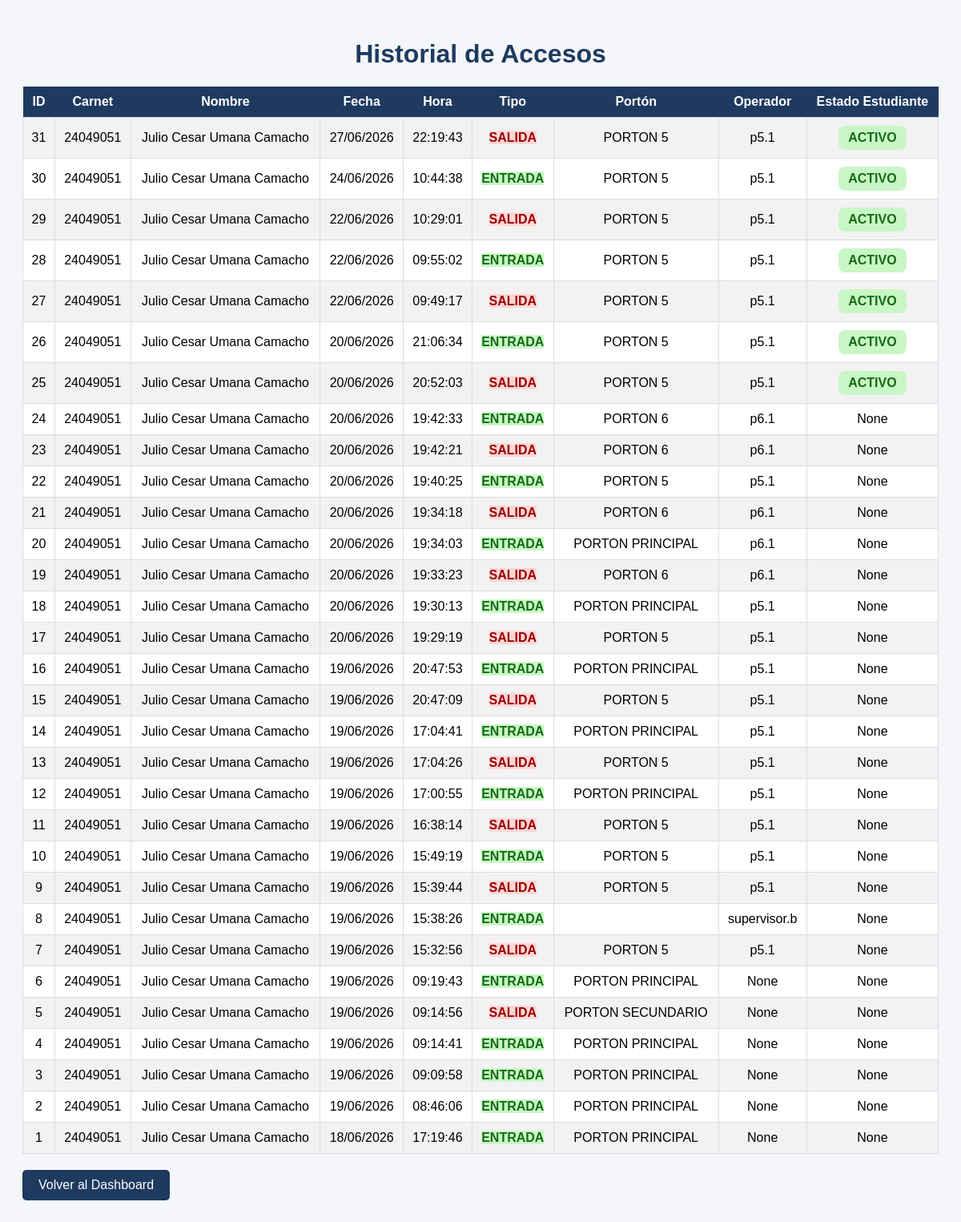
The page /ver_registros (signed in) on the database its author committed.
### tables this page shows
CREATE TABLE registros(

    id INTEGER PRIMARY KEY AUTOINCREMENT,

    carnet TEXT,

    nombre TEXT,

    fecha TEXT,

    hora TEXT,

    tipo_acceso TEXT,

    porton TEXT

, usuario_operador TEXT, estado_estudiante TEXT);

### app.py (the view)
@app.route('/ver_registros')
def ver_registros():
    if 'usuario' not in session:
        return redirect('/')
    conexion = sqlite3.connect(
        os.path.join(BASE_DIR,"control_acceso.db")
    )
    cursor = conexion.cursor()
    rol = session.get("rol")
    if rol == "GUARDA":
        cursor.execute("""
            SELECT *
            FROM registros
            WHERE porton=?
            ORDER BY id DESC
        """,
        (
            session.get("porton"),
        ))
    elif rol == "SUPERVISOR":
        cursor.execute("""
            SELECT *
            FROM registros
            ORDER BY id DESC
        """)
    else:
        cursor.execute("""
            SELECT *
            FROM registros
            ORDER BY id DESC
        """)
    registros = cursor.fetchall()
    conexion.close()
    return render_template(
        "registros.html",
        registros=registros
    )

### templates/registros.html (shortened to what this page needs)
<!DOCTYPE html>
<html lang="es">
<head>
</head>
<body>
<h1>
Historial de Accesos
</h1>
<table>
<tr>
<th>ID</th>
<th>Carnet</th>
<th>Nombre</th>
<th>Fecha</th>
<th>Hora</th>
<th>Tipo</th>
<th>Portón</th>
<th>Operador</th>
<th>Estado Estudiante</th>
</tr>
{% for registro in registros %}
<tr>
<td>
{{ registro[0] }}
</td>
<td>
{{ registro[1] }}
</td>
<td>
{{ registro[2] }}
</td>
<td>
{{ registro[3] }}
</td>
<td>
{{ registro[4] }}
</td>
<td>
{% if registro[5] == "ENTRADA" %}
<span class="entrada">
ENTRADA
</span>
{% else %}
<span class="salida">
SALIDA
</span>
{% endif %}
</td>
<td>
{{ registro[6] }}
</td>
<td>
{{ registro[7] }}
</td>
<td>
{% if registro[8] == "ACTIVO" %}
<span class="estado activo">
ACTIVO
</span>
{% elif registro[8] == "EGRESADO" %}
<span class="estado egresado">
EGRESADO
</span>
{% elif registro[8] == "SIN_MATRICULA" %}
<span class="estado sin_matricula">
SIN MATRÍCULA
</span>
{% elif registro[8] == "EXPULSADO" %}
<span class="estado expulsado">
EXPULSADO
</span>
{% else %}
{{ registro[8] }}
{% endif %}
</td>
</tr>
{% endfor %}
</table>
<a href="/dashboard">
Volver al Dashboard
</a>
</body>
</html>

### templates/registros.html (style rules this page uses)
body { font-family:Arial,sans-serif; background:#f4f6f9; padding:20px; }
h1 { text-align:center; color:#1e3a5f; }
table { width:100%; border-collapse:collapse; background:white; }
th { background:#1e3a5f; color:white; padding:10px; }
td { padding:10px; border:1px solid #ddd; text-align:center; }
tr:nth-child(even) { background:#f2f2f2; }
.estado { padding:6px 12px; border-radius:8px; font-weight:bold; display:inline-block; }
.activo { background:#c8f7c5; color:#146b14; }
.entrada { background:#c8f7c5; color:#146b14; font-weight:bold; }
.salida { background:#ffd6d6; color:#9b0000; font-weight:bold; }
a { display:inline-block; margin-top:20px; background:#1e3a5f; color:white; padding:10px 20px; text-decoration:none; border-radius:5px; }

### rows shown on the page
registros: id "31", carnet "24049051", nombre "Julio Cesar Umana Camacho", fecha "27/06/2026", hora "22:19:43", tipo_acceso "SALIDA", porton "PORTON 5", usuario_operador "p5.1", estado_estudiante "ACTIVO"
registros: id "30", carnet "24049051", nombre "Julio Cesar Umana Camacho", fecha "24/06/2026", hora "10:44:38", tipo_acceso "ENTRADA", porton "PORTON 5", usuario_operador "p5.1", estado_estudiante "ACTIVO"
registros: id "29", carnet "24049051", nombre "Julio Cesar Umana Camacho", fecha "22/06/2026", hora "10:29:01", tipo_acceso "SALIDA", porton "PORTON 5", usuario_operador "p5.1", estado_estudiante "ACTIVO"
registros: id "28", carnet "24049051", nombre "Julio Cesar Umana Camacho", fecha "22/06/2026", hora "09:55:02", tipo_acceso "ENTRADA", porton "PORTON 5", usuario_operador "p5.1", estado_estudiante "ACTIVO"
registros: id "27", carnet "24049051", nombre "Julio Cesar Umana Camacho", fecha "22/06/2026", hora "09:49:17", tipo_acceso "SALIDA", porton "PORTON 5", usuario_operador "p5.1", estado_estudiante "ACTIVO"
registros: id "26", carnet "24049051", nombre "Julio Cesar Umana Camacho", fecha "20/06/2026", hora "21:06:34", tipo_acceso "ENTRADA", porton "PORTON 5", usuario_operador "p5.1", estado_estudiante "ACTIVO"
registros: id "25", carnet "24049051", nombre "Julio Cesar Umana Camacho", fecha "20/06/2026", hora "20:52:03", tipo_acceso "SALIDA", porton "PORTON 5", usuario_operador "p5.1", estado_estudiante "ACTIVO"
registros: id "24", carnet "24049051", nombre "Julio Cesar Umana Camacho", fecha "20/06/2026", hora "19:42:33", tipo_acceso "ENTRADA", porton "PORTON 6", usuario_operador "p6.1", registro "None"
registros: id "23", carnet "24049051", nombre "Julio Cesar Umana Camacho", fecha "20/06/2026", hora "19:42:21", tipo_acceso "SALIDA", porton "PORTON 6", usuario_operador "p6.1", registro "None"
registros: id "22", carnet "24049051", nombre "Julio Cesar Umana Camacho", fecha "20/06/2026", hora "19:40:25", tipo_acceso "ENTRADA", porton "PORTON 5", usuario_operador "p5.1", registro "None"
registros: id "21", carnet "24049051", nombre "Julio Cesar Umana Camacho", fecha "20/06/2026", hora "19:34:18", tipo_acceso "SALIDA", porton "PORTON 6", usuario_operador "p6.1", registro "None"
registros: id "20", carnet "24049051", nombre "Julio Cesar Umana Camacho", fecha "20/06/2026", hora "19:34:03", tipo_acceso "ENTRADA", porton "PORTON PRINCIPAL", usuario_operador "p6.1", registro "None"
registros: id "19", carnet "24049051", nombre "Julio Cesar Umana Camacho", fecha "20/06/2026", hora "19:33:23", tipo_acceso "SALIDA", porton "PORTON 6", usuario_operador "p6.1", registro "None"
registros: id "18", carnet "24049051", nombre "Julio Cesar Umana Camacho", fecha "20/06/2026", hora "19:30:13", tipo_acceso "ENTRADA", porton "PORTON PRINCIPAL", usuario_operador "p5.1", registro "None"
registros: id "17", carnet "24049051", nombre "Julio Cesar Umana Camacho", fecha "20/06/2026", hora "19:29:19", tipo_acceso "SALIDA", porton "PORTON 5", usuario_operador "p5.1", registro "None"
registros: id "16", carnet "24049051", nombre "Julio Cesar Umana Camacho", fecha "19/06/2026", hora "20:47:53", tipo_acceso "ENTRADA", porton "PORTON PRINCIPAL", usuario_operador "p5.1", registro "None"
registros: id "15", carnet "24049051", nombre "Julio Cesar Umana Camacho", fecha "19/06/2026", hora "20:47:09", tipo_acceso "SALIDA", porton "PORTON 5", usuario_operador "p5.1", registro "None"
registros: id "14", carnet "24049051", nombre "Julio Cesar Umana Camacho", fecha "19/06/2026", hora "17:04:41", tipo_acceso "ENTRADA", porton "PORTON PRINCIPAL", usuario_operador "p5.1", registro "None"
registros: id "13", carnet "24049051", nombre "Julio Cesar Umana Camacho", fecha "19/06/2026", hora "17:04:26", tipo_acceso "SALIDA", porton "PORTON 5", usuario_operador "p5.1", registro "None"
registros: id "12", carnet "24049051", nombre "Julio Cesar Umana Camacho", fecha "19/06/2026", hora "17:00:55", tipo_acceso "ENTRADA", porton "PORTON PRINCIPAL", usuario_operador "p5.1", registro "None"
registros: id "11", carnet "24049051", nombre "Julio Cesar Umana Camacho", fecha "19/06/2026", hora "16:38:14", tipo_acceso "SALIDA", porton "PORTON 5", usuario_operador "p5.1", registro "None"
registros: id "10", carnet "24049051", nombre "Julio Cesar Umana Camacho", fecha "19/06/2026", hora "15:49:19", tipo_acceso "ENTRADA", porton "PORTON 5", usuario_operador "p5.1", registro "None"
registros: id "9", carnet "24049051", nombre "Julio Cesar Umana Camacho", fecha "19/06/2026", hora "15:39:44", tipo_acceso "SALIDA", porton "PORTON 5", usuario_operador "p5.1", registro "None"
registros: id "8", carnet "24049051", nombre "Julio Cesar Umana Camacho", fecha "19/06/2026", hora "15:38:26", tipo_acceso "ENTRADA", usuario_operador "supervisor.b", registro "None"
registros: id "7", carnet "24049051", nombre "Julio Cesar Umana Camacho", fecha "19/06/2026", hora "15:32:56", tipo_acceso "SALIDA", porton "PORTON 5", usuario_operador "p5.1", registro "None"
registros: id "6", carnet "24049051", nombre "Julio Cesar Umana Camacho", fecha "19/06/2026", hora "09:19:43", tipo_acceso "ENTRADA", porton "PORTON PRINCIPAL", registro "None"
registros: id "5", carnet "24049051", nombre "Julio Cesar Umana Camacho", fecha "19/06/2026", hora "09:14:56", tipo_acceso "SALIDA", porton "PORTON SECUNDARIO", registro "None"
registros: id "4", carnet "24049051", nombre "Julio Cesar Umana Camacho", fecha "19/06/2026", hora "09:14:41", tipo_acceso "ENTRADA", porton "PORTON PRINCIPAL", registro "None"
registros: id "3", carnet "24049051", nombre "Julio Cesar Umana Camacho", fecha "19/06/2026", hora "09:09:58", tipo_acceso "ENTRADA", porton "PORTON PRINCIPAL", registro "None"
registros: id "2", carnet "24049051", nombre "Julio Cesar Umana Camacho", fecha "19/06/2026", hora "08:46:06", tipo_acceso "ENTRADA", porton "PORTON PRINCIPAL", registro "None"
registros: id "1", carnet "24049051", nombre "Julio Cesar Umana Camacho", fecha "18/06/2026", hora "17:19:46", tipo_acceso "ENTRADA", porton "PORTON PRINCIPAL", registro "None"
